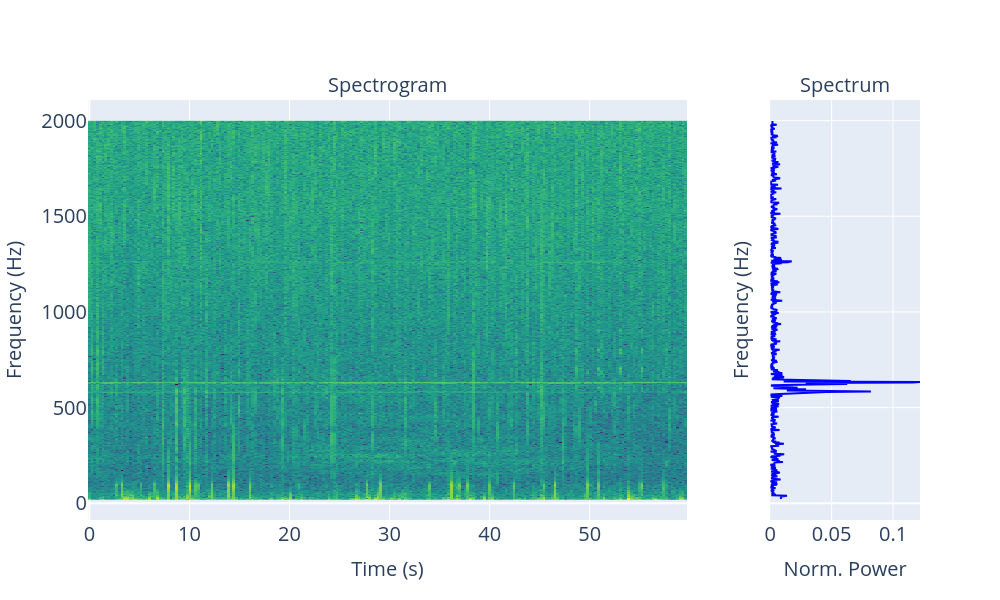

The notebook cell this image was saved under:
### Code cell
file_path = '../data/ds2/pos/dpv1_1m.wav'
data, fs = librosa.load(file_path)

fft_nperseg= 8000
percent_overlap=0.25
window='hann'
remove_dc=20
crop_freq=2000
normalization_window_size=9

F, T, Sxx, phase = ut.calc_spectrogram(data, fs, nperseg=fft_nperseg, percent_overlap=percent_overlap, window=window, remove_dc=remove_dc, crop_freq=crop_freq)
pxx = ut.calc_welch_from_spectrogram(Sxx, normalization_window_size=normalization_window_size)


fig = make_subplots(rows=1, cols=2, column_widths=[0.8, 0.2], column_titles=["Spectrogram", "Spectrum"], shared_yaxes=True)
fig.add_trace(go.Heatmap(z=Sxx, x=T, y=F, colorscale='Viridis', showscale=False), row=1, col=1)
fig.add_trace(go.Scatter(x=pxx, y=F, mode='lines', name='Normalized Spectrum', marker_color='Blue', showlegend=False), row=1, col=2)
fig.update_layout(height=600, width=1000, font=dict(size=20))
fig.update_xaxes(title_text='Time (s)', title_font=dict(size=20), col=1, row=1)
fig.update_yaxes(title_text='Frequency (Hz)', title_font=dict(size=20), col=1, row=1)
fig.update_xaxes(title_text='Norm. Power', title_font=dict(size=20), col=2, row=1)
fig.update_yaxes(title_text='Frequency (Hz)', title_font=dict(size=20), col=2, row=1)
for ann in fig.layout.annotations:
    ann.font = dict(size=20)
fig.write_image("/Users/itamarmerfeld/Projects/UATR/results/plots/dpv_analysis.pdf", scale=10)
fig.show()

### Figure 1 — Plotly figure (JSON) as saved in the notebook; plotly's stock layout.template omitted (floating-point values rounded to 4 significant figures; data arrays with more than 128 entries replaced by an {"elided": "..."} marker saying what was removed)
{"data": [{"colorscale": [[0, "#440154"], [0.1111, "#482878"], [0.2222, "#3e4989"], [0.3333, "#31688e"], [0.4444, "#26828e"], [0.5556, "#1f9e89"], [0.6667, "#35b779"], [0.7778, "#6ece58"], [0.8889, "#b5de2b"], [1, "#fde725"]], "showscale": false, "type": "heatmap", "x": {"elided": "220 float values"}, "xaxis": "x", "y": {"elided": "718 float values"}, "yaxis": "y", "z": {"elided": "718x220 float values"}}, {"marker": {"color": "Blue"}, "mode": "lines", "name": "Normalized Spectrum", "showlegend": false, "type": "scatter", "x": {"elided": "718 float values"}, "xaxis": "x2", "y": {"elided": "718 float values"}, "yaxis": "y2"}], "layout": {"annotations": [{"font": {"size": 20}, "showarrow": false, "text": "Spectrogram", "x": 0.36, "xanchor": "center", "xref": "paper", "y": 1, "yanchor": "bottom", "yref": "paper"}, {"font": {"size": 20}, "showarrow": false, "text": "Spectrum", "x": 0.91, "xanchor": "center", "xref": "paper", "y": 1, "yanchor": "bottom", "yref": "paper"}], "font": {"size": 20}, "height": 600, "width": 1000, "xaxis": {"anchor": "y", "domain": [0, 0.72], "title": {"font": {"size": 20}, "text": "Time (s)"}}, "xaxis2": {"anchor": "y2", "domain": [0.82, 1], "title": {"font": {"size": 20}, "text": "Norm. Power"}}, "yaxis": {"anchor": "x", "domain": [0, 1], "title": {"font": {"size": 20}, "text": "Frequency (Hz)"}}, "yaxis2": {"anchor": "x2", "domain": [0, 1], "matches": "y", "showticklabels": false, "title": {"font": {"size": 20}, "text": "Frequency (Hz)"}}}}
